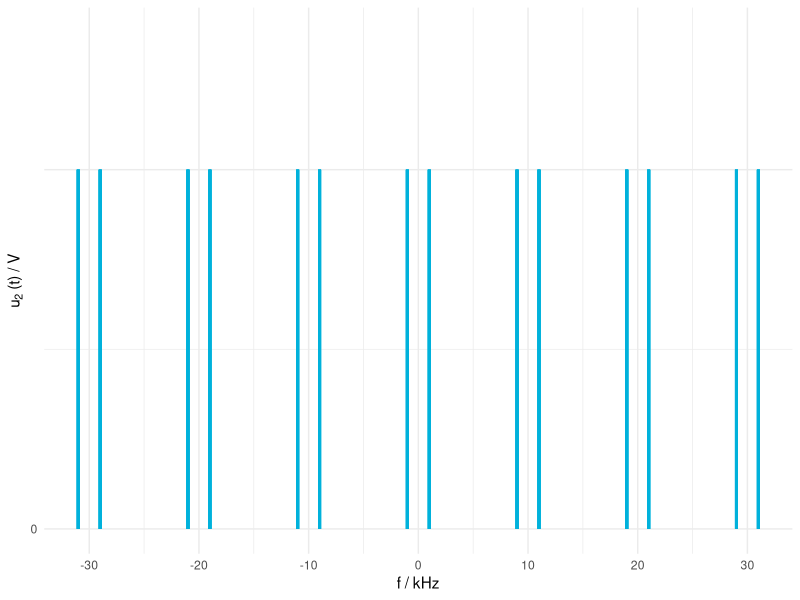

The R script that drew this image:
library(ggplot2)

outputName <- "1_2_dirac_convolution_FB_10kHz.pdf"
pdfWidth   <- 10
pdfHeight  <- pdfWidth * 0.618


# signal parameters

cos_freq = 1000
signal_frequencies <- c(-cos_freq, cos_freq)
signal_amplitudes  <- c(1, 1)

signal <- data.frame(f = signal_frequencies, a = signal_amplitudes)


# dirac parameters

# number of diracs to display/2 (symmetrical around y axis)
num_of_diracs <- 3
sampling_frequency <- 10000

dirac_frequencies <- c()
dirac_amplitudes  <- c()

for(i in (-num_of_diracs:num_of_diracs)) {

    dirac_frequencies <- c(dirac_frequencies, i*sampling_frequency)


    amp_value <- sampling_frequency
    dirac_amplitudes  <- c(dirac_amplitudes, amp_value)

}

dirac <- data.frame(f = dirac_frequencies, a = dirac_amplitudes)

# convolution / shifting

conv_frequencies <- c()
conv_amplitudes  <- c()

for(i in (-num_of_diracs:num_of_diracs)) { # diracs

    for(n in (1:length(signal$f))) { # signal

        conv_frequencies <- c(conv_frequencies, dirac$f[i] + signal$f[n] )

        conv_amplitudes  <- c(conv_amplitudes,  dirac$a[i] * signal$a[n] )

    }

}

conv <- data.frame(f = conv_frequencies, a = conv_amplitudes)


# plot
#---------------------------------------------
hsBlue  <- "#00b1db"
hsBlueA <- "#00b1db2F"

xlabel <- "f / kHz"
ylabel <- bquote("u"[2]~"(t) / V")
ybreaks <- seq(0, max(conv$a), sampling_frequency)

ylabels <- c(0, bquote("1/T"[a]))

xlimits <- c(min(conv$f), max(conv$f))
xbreaks <- seq(min(min(dirac$f)), max(dirac$f), sampling_frequency)
xlabels <- xbreaks/1000 # to get kHz

ylimits <- c(0, sampling_frequency * 1.382)

p <- ggplot(data.frame(x=c(0,2)), aes(x=x)) +
    theme_minimal() +
#    ggtitle(bquote("f"["a"]~"= 10 kHz")) +
    theme(plot.title = element_text(colour = "#ced4da") ) +
    xlab(xlabel) +
    ylab(ylabel) +
    scale_y_continuous(limits = ylimits, breaks = ybreaks, labels=ylabels) +
    scale_x_continuous(limits = xlimits, breaks = xbreaks, labels=xlabels)
#    stat_function( fun = fun, n = 4000, linetype=2, color = hsBlueA) +
#    geom_point(color=hsBlue)

linewidth <- 1

for(i in 1:length(conv$f)) {

    p <- p + geom_segment(

                       x    = conv$f[i],
                       y    = 0,
                       xend = conv$f[i],
                       yend = conv$a[i],

                       color = hsBlue,
                       linetype = "solid", size = linewidth

                   )



}


pdf(outputName, pdfWidth, pdfHeight)
p
